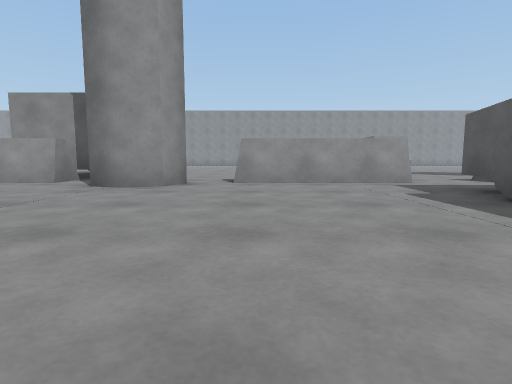
[1] (above)

17 first-person views from a walk through a scene from a Unity 3-D project. The camera is 0.51 m above the floor, tilts 6° down and sees 80° across. The floor is counted in squares, 1 m on a side. Each view is taken from the middle of a square. On the plan, view 1 faces up. The plan holds only what a view shows up to about 9 squares ahead; the rest is blank. The place goes on beyond the plan. The player character is not drawn.

[2]
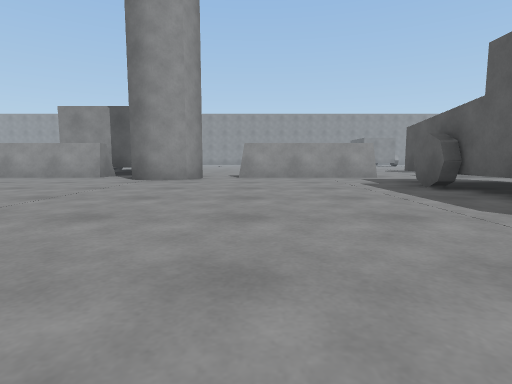

[3]
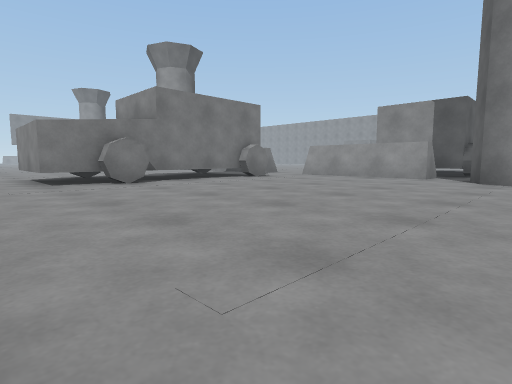

[4]
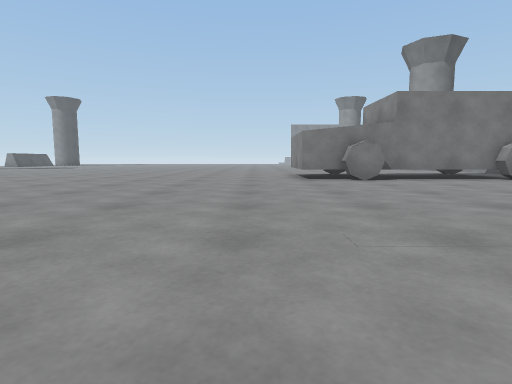

[5]
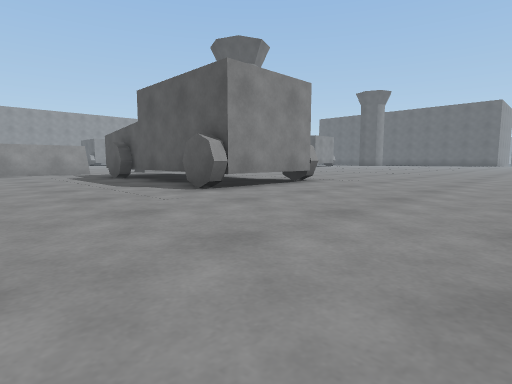

[6]
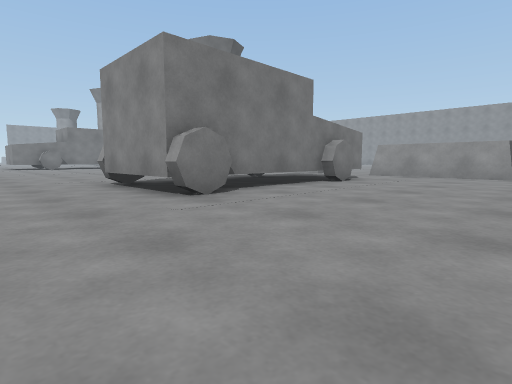

[7]
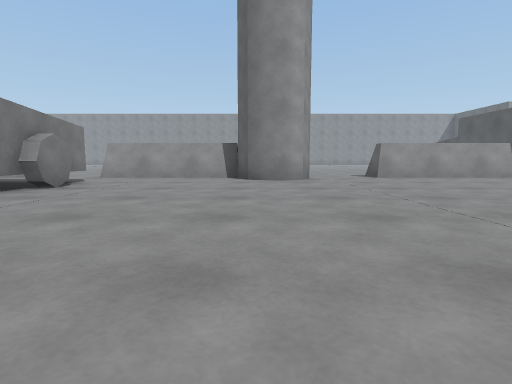

[8]
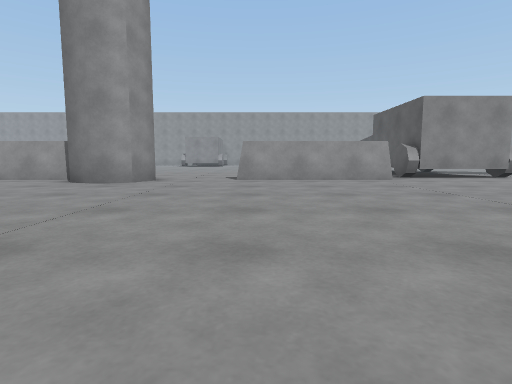

[9]
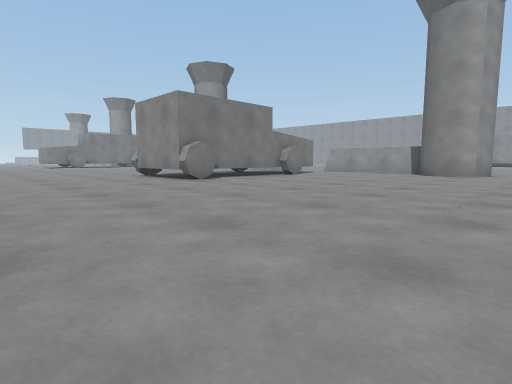

[10]
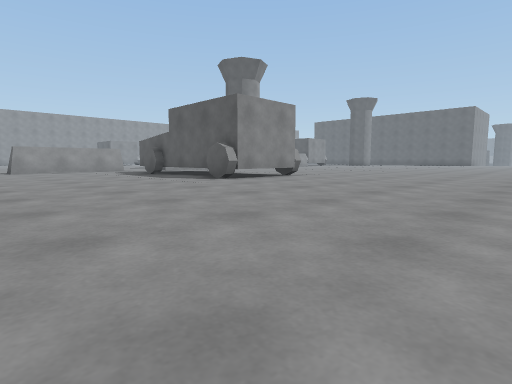

[11]
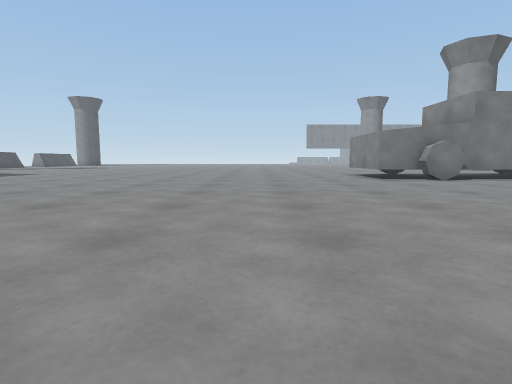

[12]
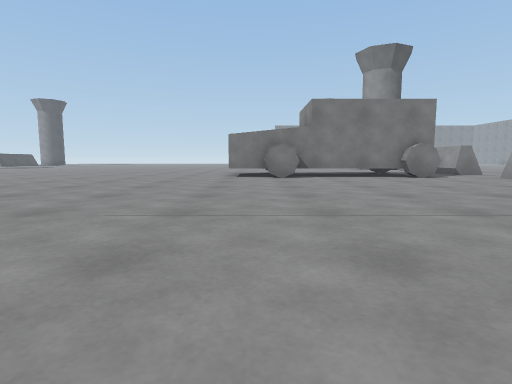

[13]
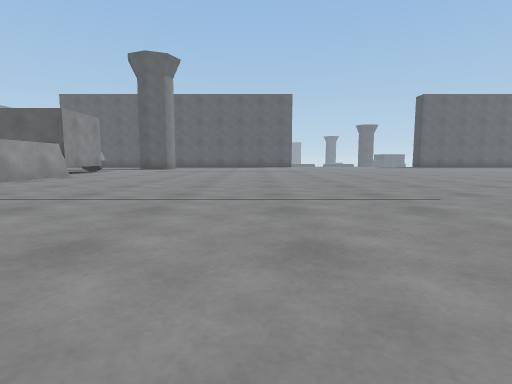

[14]
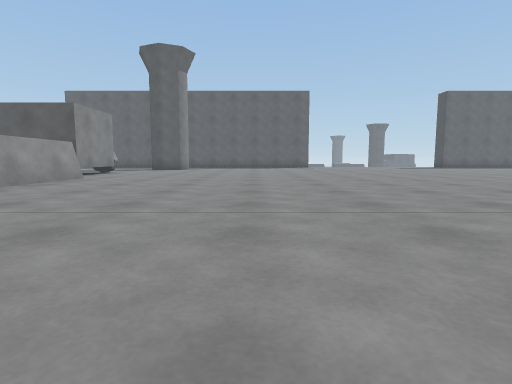

[15]
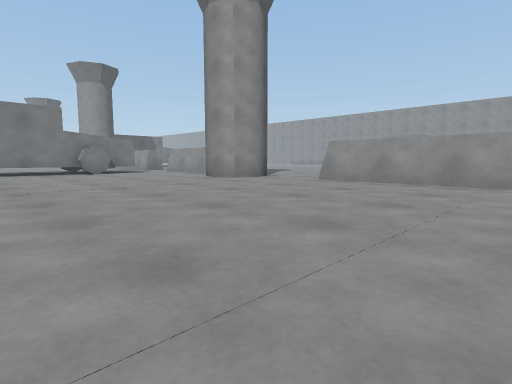

[16]
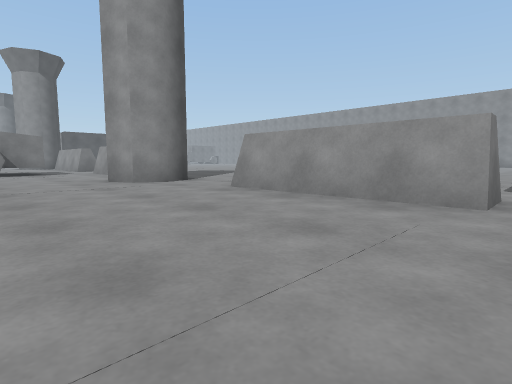

[17]
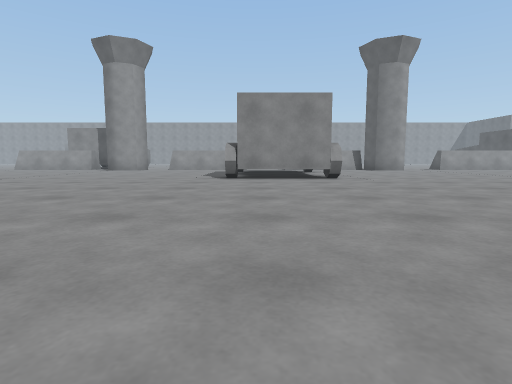

### Floor plan
Points are (right, up) in squares from view 1. A wall is a line through its corners. A room is listed if a view was taken in it or the views show most of it. See-through windows are left out.
Room 1 (views 1, 2, 3, 4, 5, 6, 7, 8, 9, 10, 11, 12, 13, 14, 15, 16, 17)
walls: (6, -0.9) (6, 0.1); (3.5, -0.2) (3.5, -0.9); (6.3, 0.3) (6.3, -0.8) (3.2, -0.8) (3.2, 0.3); (3.5, 0.5) (3.5, 3.4); (3.2, 3.1) (3.2, 4.3); (6, 3.4) (6, 0.3); (6.3, 4.3) (6.3, 3.1); (3.5, 4.4) (3.5, 5.3); (6, 5.3) (6, 4.5); (3.5, 6.9) (-0.5, 6.9); (11.5, 6.6) (11.2, 5.9) (10.5, 5.6) (9.8, 5.9) (9.4, 6.9) (5.5, 6.9); (-1.5, 6.7) (-1.8, 5.9) (-2.5, 5.6) (-3.2, 5.9) (-3.5, 6.6); (-9, 0.5) (-9, -0.8) (-9.5, -0.8); (-8.7, 1.2) (-8.7, 0.2); (-4.5, 6.9) (-8.5, 6.9); (-9, 4.5) (-9, 1.1); (-8.7, 5.2) (-8.7, 4.2); (17.5, 6.9) (13.5, 6.9)
ways out: opening at (-9, 7); opening at (-4, 7); opening at (-1, 7); opening at (4.5, 7); opening at (12.5, 7); opening at (18, 7)

Positions as (right, up) in squares from view 1, and headings:
1: (0, 0), facing up
2: (0, -2), facing up
3: (-2, -2), facing up-left
4: (-1, -2), facing left
5: (0, -5), facing up-right
6: (10, -3), facing up-left
7: (10, -2), facing up
8: (14, -1), facing up
9: (13, -5), facing up-left
10: (-2, -7), facing up-right
11: (-1, -4), facing left
12: (0, 0), facing left
13: (8, 1), facing right
14: (9, 2), facing right
15: (18, 0), facing up-left
16: (18, 3), facing up-left
17: (4, -9), facing up
